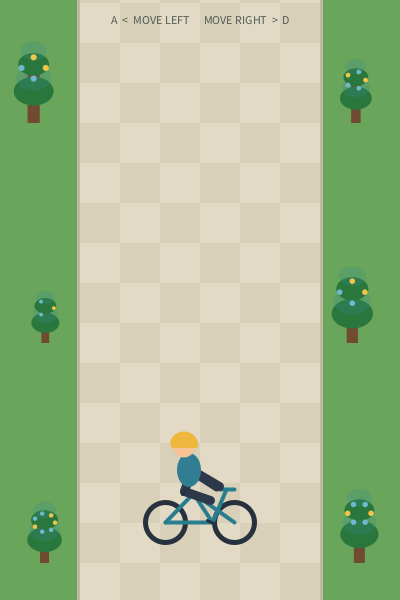
Frame 1 (no input)
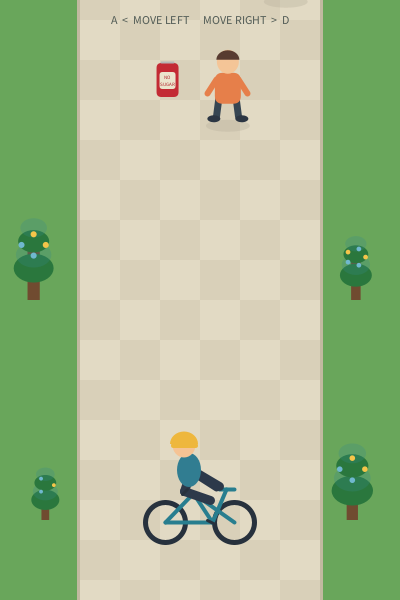
Frame 60 (the mouse pressed at the canvas centre just before this capture)
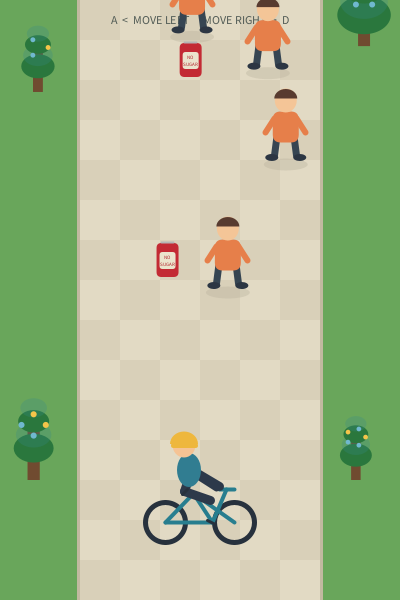
Frame 120 (the mouse held since frame 60 and released just before this capture)

The Processing sketch that drew these frames (run headless with seeded random() and noise(); from frame 60 on, the mouse is pressed at the canvas centre):

// Processing sketch: SidewalkSprint
// ── SidewalkSprint.pde
// Sidewalk Sprint - A compact endless-runner game prototype built with Processing (Java mode).
// Built from simple shapes in Processing (Java mode).

float playerX = 0;
float walkSpeed = 3;
float scrollPosition = 0;
boolean gameOver = false;

// Parallel arrays hold the changing data for each pedestrian.
float[] pedestrianX = new float[6];
float[] pedestrianY = new float[6];
float[] pedestrianSpeed = new float[6];

// Parallel arrays hold the position of each no-sugar drink can.
float[] cokeX = new float[3];
float[] cokeY = new float[3];

// Each tree keeps its own position and randomised appearance.
float[] treeX = new float[6];
float[] treeY = new float[6];
float[] treeScale = new float[6];
int[] treeBulbs = new int[6];
float[] treeRadius = new float[6];

void setup() {
  size(400, 600);
  smooth();
  
  for (int i = 0; i < 6; i++) {
    pedestrianX[i] = random(105, 295);
    pedestrianY[i] = -75 - i * 120;
    pedestrianSpeed[i] = random(2, 5);
  }
  
  for (int i = 0; i < 3; i++) {
    cokeX[i] = random(94, 306);
    cokeY[i] = -100 - i * 200;
  }
  
  for (int row = 0; row < 3; row++) {
    for (int side = 0; side < 2; side++) {
      int treeIndex = row * 2 + side;
      treeY[treeIndex] = 120 + row * 220;
      randomiseTree(treeIndex);
    }
  }
}

void draw() {
  // Only update positions while the game is active.
  if (gameOver == false) {
    scrollPosition = scrollPosition + walkSpeed;
    
    // Move each pedestrian at its own speed and check for a collision.
    for (int i = 0; i < 6; i++) {
      pedestrianY[i] = pedestrianY[i] + pedestrianSpeed[i];
      if (pedestrianY[i] > height + 50) {
        respawnPedestrian(i);
      }
      
      if (abs(200 + playerX - pedestrianX[i]) < 43 && 
          pedestrianY[i] > 395 && pedestrianY[i] < 585) {
        gameOver = true;
      }
    }
    
    // Cans travel at the same speed as the paving and are collected on contact.
    for (int i = 0; i < 3; i++) {
      cokeY[i] = cokeY[i] + walkSpeed;
      if (cokeY[i] > height + 20) {
        respawnCoke(i);
      } else if (abs(200 + playerX - cokeX[i]) < 32 &&
                  cokeY[i] > 425 && cokeY[i] < 545) {
        respawnCoke(i);
      }
    }
    
    // Move trees with the walk. Each replacement gets a new appearance.
    for (int i = 0; i < 6; i++) {
      treeY[i] = treeY[i] + walkSpeed;
      if (treeY[i] > height + 100) {
        treeY[i] = -random(100, 240);
        randomiseTree(i);
      }
    }
  }
  
  // Grass strips: each is one fifth of the canvas width (80 pixels).
  noStroke();
  fill(105, 166, 91);
  rect(0, 0, 80, 600);
  rect(320, 0, 80, 600);
  
  // Wally's walk: three fifths of the canvas width (240 pixels).
  drawWalk();
  
  // Soft path edges help the walk stand out from the grass.
  fill(194, 185, 161);
  rect(77, 0, 3, 600);
  rect(320, 0, 3, 600);
  
  // Three randomised trees on each side, drawn with nested loops.
  drawTrees();
  
  // Key guide
  fill(81, 91, 85);
  textAlign(CENTER);
  textSize(12);
  text("A  <  MOVE LEFT      MOVE RIGHT  >  D", 200, 24);
  
  // Draw the oncoming pedestrians and the drinks on the walk.
  for (int i = 0; i < 6; i++) {
    drawPedestrian(pedestrianX[i], pedestrianY[i]);
  }
  for (int i = 0; i < 3; i++) {
    drawCoke(cokeX[i], cokeY[i]);
  }
  
  // Player near the bottom: a cyclist made from several simple shapes.
  // playerShift moves each shape directly without using a transformation.
  float playerShift = 8 + playerX;
  // Wheels
  noFill();
  stroke(39, 49, 61);
  strokeWeight(5);
  ellipse(157 + playerShift, 522, 40, 40);
  ellipse(226 + playerShift, 522, 40, 40);
  // Bicycle frame
  stroke(40, 126, 143);
  strokeWeight(4);
  line(157 + playerShift, 522, 185 + playerShift, 493);
  line(185 + playerShift, 493, 204 + playerShift, 522);
  line(204 + playerShift, 522, 157 + playerShift, 522);
  line(185 + playerShift, 493, 226 + playerShift, 522);
  line(204 + playerShift, 522, 218 + playerShift, 489);
  line(211 + playerShift, 489, 226 + playerShift, 489);
  // Rider's body, arms, and legs
  stroke(45, 57, 74);
  strokeWeight(9);
  line(185 + playerShift, 464, 176 + playerShift, 491);
  line(176 + playerShift, 491, 202 + playerShift, 500);
  line(184 + playerShift, 470, 211 + playerShift, 486);
  strokeWeight(6);
  line(183 + playerShift, 472, 208 + playerShift, 488);
  // Jacket and head
  noStroke();
  fill(49, 125, 145);
  ellipse(181 + playerShift, 470, 24, 34);
  fill(245, 195, 148);
  ellipse(176 + playerShift, 445, 23, 25);
  // Helmet
  fill(238, 183, 61);
  arc(176 + playerShift, 444, 28, 25, PI, TWO_PI);
  rect(163 + playerShift, 443, 27, 5, 3);
  
  // Small frame details
  stroke(39, 49, 61);
  strokeWeight(3);
  line(179 + playerShift, 489, 174 + playerShift, 494);
  line(199 + playerShift, 520, 207 + playerShift, 524);
  strokeWeight(1);
  
  // The game-over message stays fixed when movement stops.
  if (gameOver) {
    noStroke();
    fill(31, 42, 53, 205);
    rect(55, 255, 290, 90, 12);
    fill(255);
    textAlign(CENTER);
    textSize(28);
    text("GAME OVER", 200, 294);
    textSize(14);
    text("Refresh the sketch to play again", 200, 322);
  }
}

void keyPressed() {
  // Ignore all keys after a collision.
  if (gameOver == false) {
    if (key == 'a' || key == 'A') {
      playerX = playerX - 20;
    }
    if (key == 'd' || key == 'D') {
      playerX = playerX + 20;
    }
    
    // Keep the player (including the bicycle wheels) on the walk.
    if (playerX < -62) {
      playerX = -62;
    }
    if (playerX > 63) {
      playerX = 63;
    }
  }
}

void drawWalk() {
  int tileSize = 40;
  float tileOffset = scrollPosition % tileSize;
  int tileStep = int(scrollPosition / tileSize);
  
  noStroke();
  for (int row = -1; row < 16; row++) {
    for (int column = 0; column < 6; column++) {
      if ((row + column + tileStep) % 2 == 0) {
        fill(226, 218, 196);
      } else {
        fill(217, 208, 185);
      }
      rect(80 + column * tileSize,
            row * tileSize + tileOffset,
            tileSize,
            tileSize);
    }
  }
}

void drawTrees() {
  for (int row = 0; row < 3; row++) {
    for (int side = 0; side < 2; side++) {
      int treeIndex = row * 2 + side;
      drawTree(treeX[treeIndex], treeY[treeIndex],
                treeScale[treeIndex], treeBulbs[treeIndex],
                treeRadius[treeIndex]);
    }
  }
}

void drawPedestrian(float x, float y) {
  noStroke();
  fill(187, 179, 157, 100);
  ellipse(x, y + 34, 44, 12);

  stroke(54, 69, 82);
  strokeWeight(7);
  line(x - 8, y + 2, x - 11, y + 25);
  line(x + 8, y + 2, x + 11, y + 25);
  strokeWeight(1);
  noStroke();
  fill(44, 54, 67);
  ellipse(x - 14, y + 27, 13, 7);
  ellipse(x + 14, y + 27, 13, 7);

  fill(230, 127, 74);
  rect(x - 13, y - 19, 26, 31, 8);
  stroke(230, 127, 74);
  strokeWeight(6);
  line(x - 11, y - 12, x - 20, y + 2);
  line(x + 11, y - 12, x + 20, y + 2);
  strokeWeight(1);
  noStroke();
  fill(244, 197, 151);
  ellipse(x, y - 30, 22, 24);
  fill(88, 59, 48);
  arc(x, y - 32, 23, 19, PI, TWO_PI);
}

void drawCoke(float x, float y) {
  noStroke();
  fill(195, 42, 52);
  rect(x - 11, y - 17, 22, 34, 5);
  fill(235, 228, 205);
  rect(x - 8, y - 8, 16, 17, 3);
  fill(176, 37, 45);
  textAlign(CENTER, CENTER);
  textSize(5);
  text("NO", x, y - 3);
  text("SUGAR", x, y + 4);
  stroke(180, 180, 180);
  strokeWeight(2);
  line(x - 6, y - 18, x + 6, y - 18);
  strokeWeight(1);
}

void respawnPedestrian(int index) {
  pedestrianX[index] = random(105, 295);
  pedestrianY[index] = -random(70, 230);
  pedestrianSpeed[index] = random(2, 5);
}

void respawnCoke(int index) {
  cokeX[index] = random(94, 306);
  cokeY[index] = -random(45, 190);
}

void randomiseTree(int index) {
  if (index % 2 == 0) {
    treeX[index] = random(32, 48);
  } else {
    treeX[index] = random(352, 368);
  }
  treeScale[index] = random(0.75, 1.25);
  treeBulbs[index] = int(random(3, 8));
  treeRadius[index] = random(12, 18);
}

void drawTree(float x, float y, float scale, int bulbs, float radius) {
  noStroke();
  fill(112, 75, 48);
  rect(x - 5 * scale, y - 40 * scale, 10 * scale, 40 * scale);
  
  for (int branch = 0; branch < 4; branch++) {
    float branchY = y - (26 + branch * 11) * scale;
    float branchWidth = radius * 2 * (1.35 - branch * 0.15) * scale;
    float branchHeight = branchWidth * 0.72;
    if (branch % 2 == 0) {
      fill(42, 119, 61);
    } else {
      fill(52, 137, 137, 69);
    }
    ellipse(x, branchY, branchWidth, branchHeight);
  }
  
  for (int bulb = 0; bulb < bulbs; bulb++) {
    float angle = TWO_PI * bulb / bulbs;
    float bulbX = x + cos(angle) * radius * 0.82 * scale;
    float bulbY = y - 45 * scale + sin(angle) * radius * 0.72 * scale;
    if (bulb % 3 == 0) {
      fill(245, 197, 74);
    } else if (bulb % 3 == 1) {
      fill(112, 184, 207);
    } else {
      fill(112, 184, 207);
    }
    noStroke();
    ellipse(bulbX, bulbY, 5 * scale, 5 * scale);
  }
}
